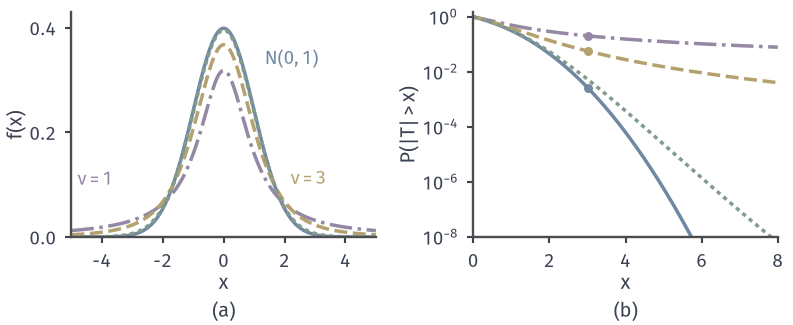

The Python source for this figure:
"""Student t densities nu=1,3,30 vs N(0,1): (a) densities; (b) two-sided tails P(|T|>x), log scale."""
from pathlib import Path
import sys
sys.path.insert(0, str(Path(__file__).resolve().parent.parent/"cdist-common"))
from cdist_fig import *

import math
fig, axes = figure(width_mm=112, height_mm=46, ncols=2)
panel(fig, left=.09, bottom=.27, wspace=.32)
ax = axes[0]; style(ax)
x = np.linspace(-5, 5, 1001)
ax.plot(x, phi(x), color=BLUE, lw=1.4)
for nu, c, ls in ((1, PURPLE, '-.'), (3, YELLOW, '--'), (30, GREEN, (0, (1.2, 1.2)))):
    ax.plot(x, t_pdf(x, nu), color=c, lw=1.4, ls=ls)
lab(ax, 1.35, .33, r'$\mathcal{N}(0,1)$', BLUE); lab(ax, -4.8, .1, r'$\nu=1$', PURPLE); lab(ax, 2.2, .1, r'$\nu=3$', YELLOW)
ax.set_xlim(-5, 5); ax.set_ylim(0, .43); ax.set_xticks([-4, -2, 0, 2, 4]); ax.set_yticks([0, .2, .4])
ax.set_xlabel('$x$', labelpad=1); ax.set_ylabel('$f(x)$', labelpad=1)
ax = axes[1]; style(ax)
xs = np.linspace(0, 8, 401)
def tail_t(nu, x0):
    z = np.linspace(x0, x0+4000, 400001)
    return 2*np.trapezoid(t_pdf(z, nu), z)
ax.plot(xs, 2*(1-Phi(xs)), color=BLUE, lw=1.4)
for nu, c, ls in ((1, PURPLE, '-.'), (3, YELLOW, '--'), (30, GREEN, (0, (1.2, 1.2)))):
    if nu == 1:
        ys = 1-2/np.pi*np.arctan(xs)
    elif nu == 3:
        F = .5+(1/np.pi)*(xs/(np.sqrt(3)*(1+xs**2/3))+np.arctan(xs/np.sqrt(3))); ys = 2*(1-F)
    else:
        ys = np.array([tail_t(nu, v) for v in xs])
    ax.plot(xs, ys, color=c, lw=1.4, ls=ls)
ax.set_yscale('log'); ax.set_xlim(0, 8); ax.set_ylim(1e-8, 1.5); ax.set_xticks([0, 2, 4, 6, 8]); ax.set_yticks([1e-8, 1e-6, 1e-4, 1e-2, 1])
ax.minorticks_off()
dot(ax, 3, 1-2/np.pi*np.arctan(3), color=PURPLE, ms=3.6); dot(ax, 3, .0576689, color=YELLOW, ms=3.6); dot(ax, 3, 2*(1-float(Phi(3))), color=BLUE, ms=3.6)
ax.set_xlabel('$x$', labelpad=1); ax.set_ylabel(r'$P(|T|>x)$', labelpad=1)
tags(fig, axes)
save(fig, here(__file__), 'figure', {'P(|T|>3)': {'cauchy': float(1-2/np.pi*np.arctan(3)), 't3': .0576689, 'normal': 2*(1-float(Phi(3)))}})
